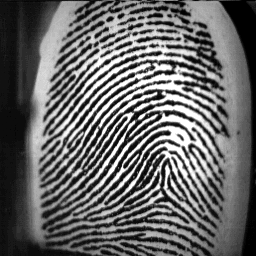
#> input picture assets/1_1.BMP, 256 x 256 px, found by its file name
$ python project.py   (older library calls are emulated)
#> lines starting #> are read from the running program, lines starting #| are printed output that depends on the picture; after the words box and inside, x2 and y2 are one past the last pixel; in counts of white or black regions, pixels touching at a corner belong together

import cv2
import numpy as np

def distanceThresholding(colorImg, color, T):
    rows, cols ,chs= colorImg.shape
    outImg = np.zeros((rows, cols), np.uint8)
    outColorImg = np.zeros(colorImg.shape, np.uint8)
    for r in range(rows):
        for c in range(cols):
            d = colorImg[r,c,:] - color[:]
            dist = np.sqrt(d[0]*d[0]+d[1]*d[1]+d[2]*d[2])
            if dist < T:
                outImg[r,c] = 255
                outColorImg[r,c,:] = colorImg[r,c,:]
    return outImg, outColorImg

img = cv2.imread("/Users/wiranchana/Desktop/kmitl/S1Y4/cv/FP_DB/1_1.BMP",cv2.IMREAD_GRAYSCALE)
#> img is the input picture: shape (256, 256); min 0, max 255, mean 102.5
#img = cv2.imread("/Users/wiranchana/Desktop/kmitl/S1Y4/cv/FP_DB2/101_1.tif",cv2.IMREAD_GRAYSCALE)
#img = cv2.resize(img, (500, 500))
cv2.imshow("input image",img)

retval, segmentedImg = cv2.threshold(img, 0, 255, cv2.THRESH_BINARY | cv2.THRESH_OTSU)
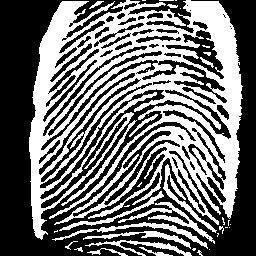
#> segmentedImg: shape (256, 256); 43.2% white; 39 white regions (22 under 20 px), largest, box (x1, y1, x2, y2) and area: (29, 0, 243, 240) 24488, (118, 202, 215, 244) 615, (52, 222, 208, 249) 587
#> retval = 109

#outImg , outColorImg= distanceThresholding(img,(0,255,0),200)
#print("Otsu's threshold = ", retval)


cv2.imshow('seg',segmentedImg)

invertedImg  = cv2.bitwise_not(segmentedImg)
cv2.imshow('negative',invertedImg)

highpass = np.ones((3,3), np.int8) * -1
highpass[1,1] = 8

outImg = cv2.filter2D(invertedImg, cv2.CV_8U, highpass)
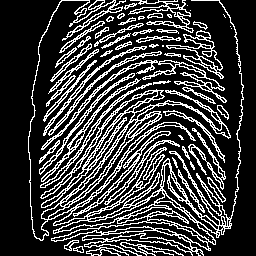
#> outImg: shape (256, 256); 23.7% white in thin lines or dots, all inside (x1, y1, x2, y2) = (28, 0, 244, 256)
#cv2.imshow('highpass',outImg)

cv2.waitKey()

$ run again, with assets/101_1.tif saved as assets/1_1.BMP
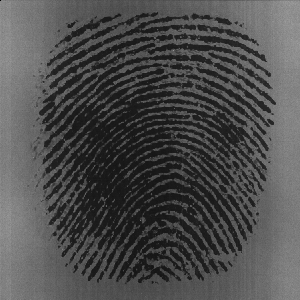
#> input picture assets/101_1.tif, 300 x 300 px, found by its file name
#> img is the input picture: shape (300, 300); min 1, max 161, mean 77.2
#> `retval, segmentedImg = cv2.threshold(img, 0, 255, cv2.THRESH_BINARY | ..`:
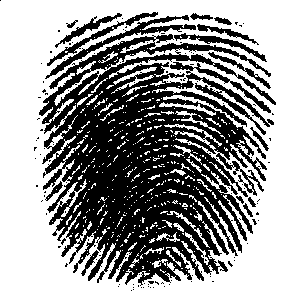
#> segmentedImg: shape (300, 300); 59.9% white; 128 black regions (112 under 20 px), largest, box (x1, y1, x2, y2) and area: (39, 34, 276, 286) 32239, (45, 15, 196, 79) 1011, (47, 12, 158, 66) 551
#> retval = 70
#> `outImg = cv2.filter2D(invertedImg, cv2.CV_8U, highpass)`:
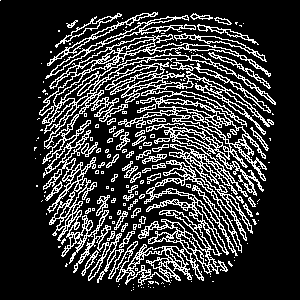
#> outImg: shape (300, 300); 20.8% white in thin lines or dots, all inside (x1, y1, x2, y2) = (0, 0, 276, 291)

$ run again, with assets/1_2.BMP copied over assets/1_1.BMP
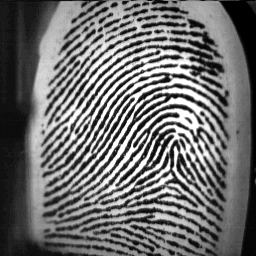
#> input picture assets/1_2.BMP, 256 x 256 px, found by its file name
#> img is the input picture: shape (256, 256); min 0, max 255, mean 110.1
#> `retval, segmentedImg = cv2.threshold(img, 0, 255, cv2.THRESH_BINARY | ..`:
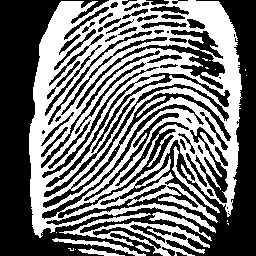
#> segmentedImg: shape (256, 256); 45.3% white; 21 white regions (13 under 20 px), largest, box (x1, y1, x2, y2) and area: (29, 0, 242, 238) 26563, (59, 213, 210, 256) 1738, (52, 238, 146, 256) 366
#> retval = 113
#> `outImg = cv2.filter2D(invertedImg, cv2.CV_8U, highpass)`:
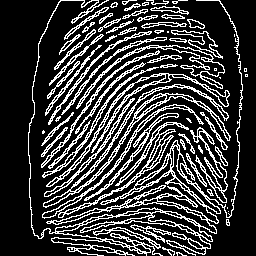
#> outImg: shape (256, 256); 23.2% white in thin lines or dots, all inside (x1, y1, x2, y2) = (28, 0, 248, 256)

$ run again, with assets/1_3.BMP copied over assets/1_1.BMP
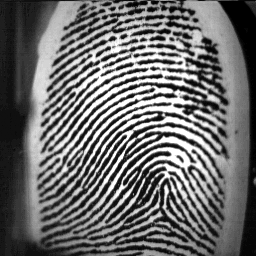
#> input picture assets/1_3.BMP, 256 x 256 px, found by its file name
#> img is the input picture: shape (256, 256); min 0, max 255, mean 107.9
#> `retval, segmentedImg = cv2.threshold(img, 0, 255, cv2.THRESH_BINARY | ..`:
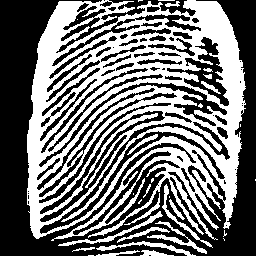
#> segmentedImg: shape (256, 256); 45% white; 30 white regions (13 under 20 px), largest, box (x1, y1, x2, y2) and area: (27, 0, 246, 241) 27135, (58, 211, 163, 246) 366, (96, 241, 196, 256) 339
#> retval = 110
#> `outImg = cv2.filter2D(invertedImg, cv2.CV_8U, highpass)`:
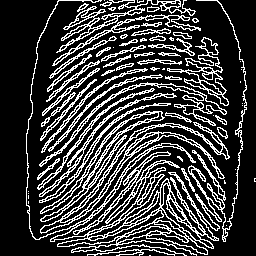
#> outImg: shape (256, 256); 23.8% white in thin lines or dots, all inside (x1, y1, x2, y2) = (26, 0, 256, 256)
